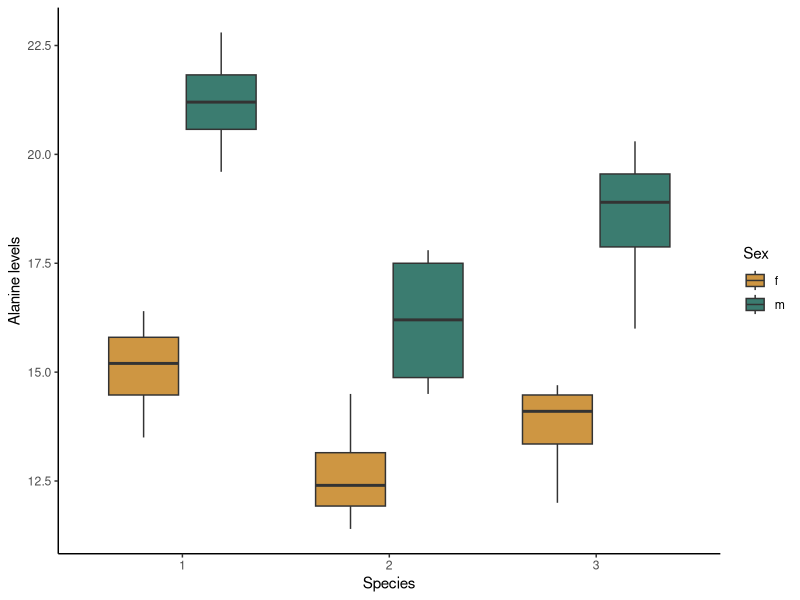
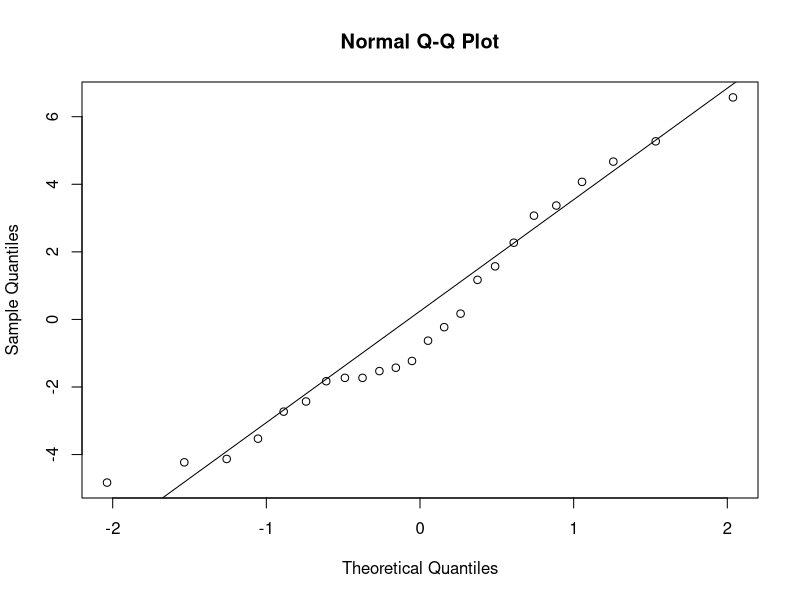
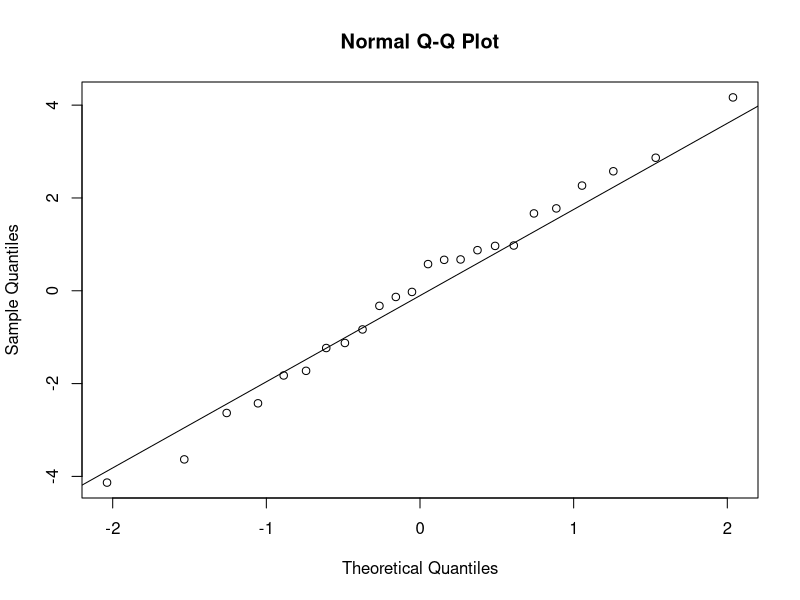
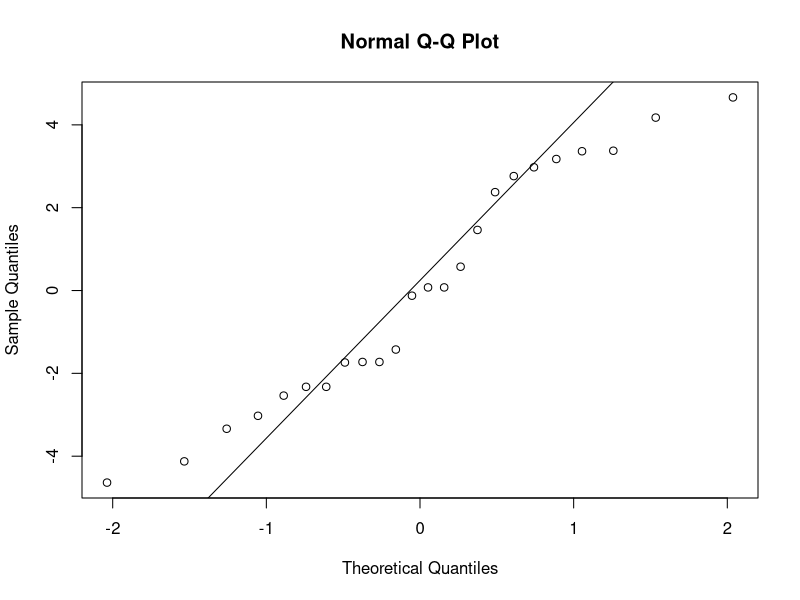
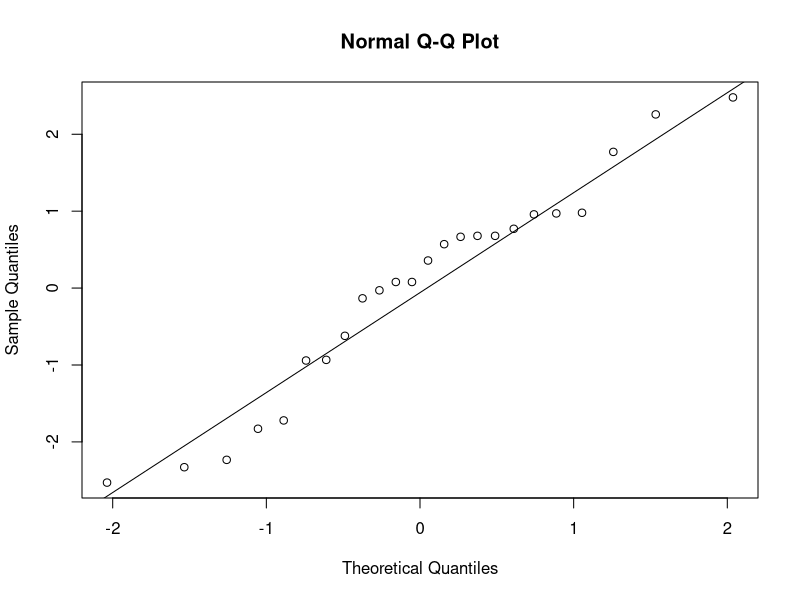
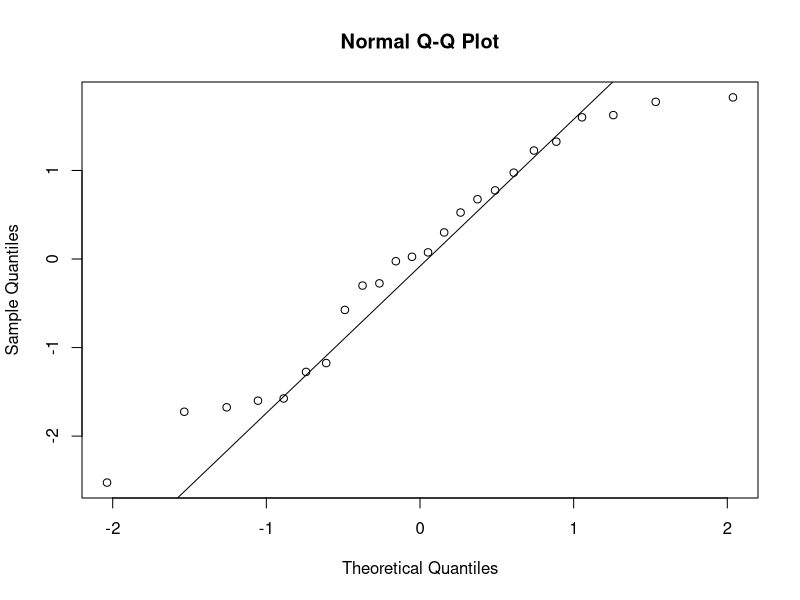
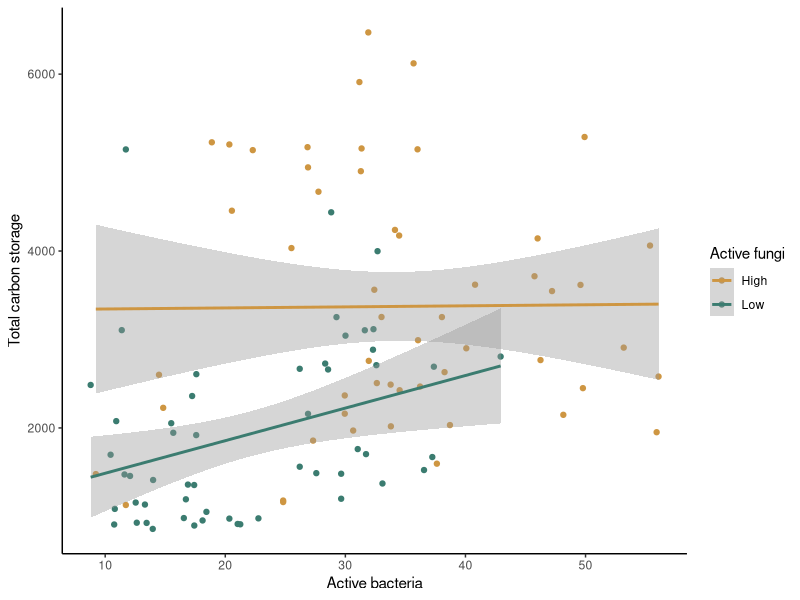
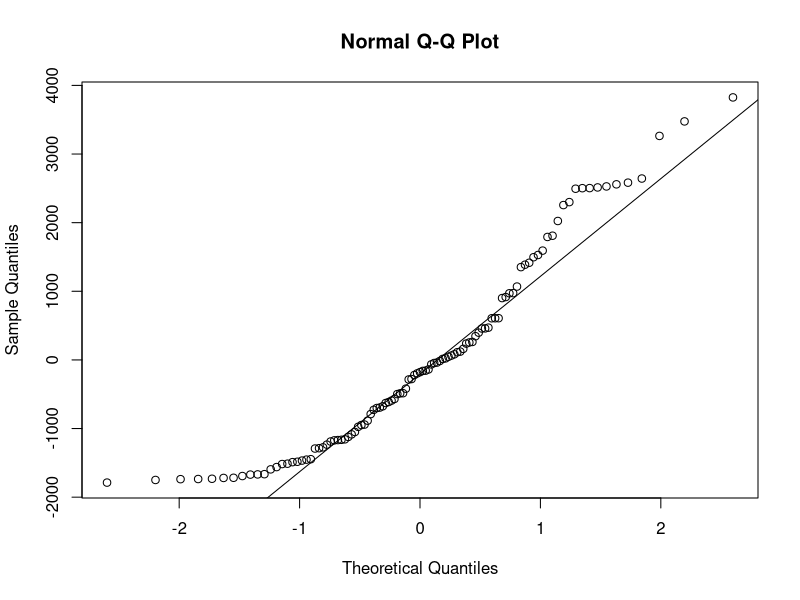

R code for these plots, in order: (Note: this script raises an error after producing the figures.)
## ---- chunk 1
knitr::opts_chunk$set(echo = TRUE)
## ---- chunk 2
mill <- read.csv("millipedes.csv")
mill$species <- as.factor(mill$species)
## ---- chunk 3
library(ggplot2)
ggplot(mill, aes(x=species, y=Alanine, fill=sex)) +
  geom_boxplot() +
  scale_fill_manual(values=c("#ce9642","#3b7c70")) +
  labs(x="Species", y="Alanine levels", fill = "Sex") +
  theme_classic()
## ---- chunk 4
mill_null <- lm(Alanine ~ 1, data = mill)
mill_sex <- lm(Alanine ~ sex, data = mill)
mill_species <- lm(Alanine ~ species, data = mill)
mill_both <- lm(Alanine ~ sex + species, data = mill)
mill_int <- lm(Alanine ~ sex*species, data = mill)
## ---- chunk 5
resid_null <- resid(mill_null)
resid_sex <- resid(mill_sex)
resid_species <- resid(mill_species)
resid_both <- resid(mill_both)
resid_int <- resid(mill_int)
## ---- chunk 6
qqnorm(resid_null)
qqline(resid_null)

qqnorm(resid_sex)
qqline(resid_sex)

qqnorm(resid_species)
qqline(resid_species)

qqnorm(resid_both)
qqline(resid_both)

qqnorm(resid_int)
qqline(resid_int)
## ---- chunk 7
AIC(mill_null,mill_sex,mill_species,mill_both,mill_int)
## ---- chunk 8
carbon <- read.csv("carbon.csv")
## ---- chunk 9
library(tidyverse)

med <- median(carbon$Active_Fungi)
carbon <- mutate(carbon,Fungi_cat = ifelse(Active_Fungi > med, "High", "Low"))
## ---- chunk 10
ggplot(data=carbon, aes(x=Active_Bacteria,y=Tc,color=Fungi_cat)) +
  geom_point() +
  geom_smooth(method="lm") +
  scale_color_manual(values=c("#ce9642","#3b7c70")) +
  labs(x="Active bacteria", y="Total carbon storage",color="Active fungi") +
  theme_classic()
## ---- chunk 11
carbon_null <- lm(Tc ~ 1, data = carbon)
carbon_bac <- lm(Tc ~ Active_Bacteria, data = carbon)
carbon_fungi <- lm(Tc ~ Active_Fungi, data = carbon)
carbon_both <- lm(Tc ~ Active_Bacteria + Active_Fungi, data = carbon)
carbon_int <- lm(Tc ~ Active_Bacteria*Active_Fungi, data = carbon)
## ---- chunk 12
resid_null_carbon <- resid(carbon_null)
resid_bac_carbon <- resid(carbon_bac)
resid_fungi_carbon <- resid(carbon_fungi)
resid_both_carbon <- resid(carbon_both)
resid_int_carbon <- resid(carbon_int)
## ---- chunk 13
qqnorm(resid_null_carbon)
qqline(resid_null_carbon)

qqnorm(resid_bac_carbon)
qqline(resid_bac_carbon)

qqnorm(resid_fungi_carbon)
qqline(resid_fungi_carbon)

qqnorm(resid_both_carbon)
qqline(resid_both_carbon)

qqnorm(resid_int_carbon)
qqline(resid_int_carbon)
## ---- chunk 14
carbon_null <- lm(log(Tc) ~ 1, data = carbon)
carbon_bac <- lm(log(Tc) ~ Active_Bacteria, data = carbon)
carbon_fungi <- lm(log(Tc) ~ Active_Fungi, data = carbon)
carbon_both <- lm(log(Tc) ~ Active_Bacteria + Active_Fungi, data = carbon)
carbon_int <- lm(log(Tc) ~ Active_Bacteria*Active_Fungi, data = carbon)
## ---- chunk 15
resid_null_carbon <- resid(carbon_null)
resid_bac_carbon <- resid(carbon_bac)
resid_fungi_carbon <- resid(carbon_fungi)
resid_both_carbon <- resid(carbon_both)
resid_int_carbon <- resid(carbon_int)
## ---- chunk 16
qqnorm(resid_null_carbon)
qqline(resid_null_carbon)

qqnorm(resid_bac_carbon)
qqline(resid_bac_carbon)

qqnorm(resid_fungi_carbon)
qqline(resid_fungi_carbon)

qqnorm(resid_both_carbon)
qqline(resid_both_carbon)

qqnorm(resid_int_carbon)
qqline(resid_int_carbon)
## ---- chunk 17
AIC(carbon_null,carbon_bac,carbon_fungi,carbon_both,carbon_int)
## ---- chunk 18
butterfly <- read.csv("butterfly.csv")
## ---- chunk 19
ggplot(data=butterfly, aes(x=Temp,y=Endurance,color=Genotype)) +
  geom_point() +
  geom_smooth(method="lm") +
  scale_color_manual(values=c("#ce9642","#3b7c70","#3b3a3e")) +
  labs(x="Temperature") +
  theme_classic()
## ---- chunk 20
butter_null <- lm(Endurance ~ 1, data=butterfly)
butter_temp <- lm(Endurance ~ Temp, data=butterfly)
butter_geno <- lm(Endurance ~ Genotype, data=butterfly)
butter_both <- lm(Endurance ~ Temp + Genotype, data=butterfly)
butter_int <- lm(Endurance ~ Temp*Genotype, data=butterfly)
## ---- chunk 21
resid_null_butter <- resid(butter_null)
resid_temp_butter <- resid(butter_temp)
resid_geno_butter <- resid(butter_geno)
resid_both_butter <- resid(butter_both)
resid_int_butter <- resid(butter_int)
## ---- chunk 22
qqnorm(resid_null_butter)
qqline(resid_null_butter)

qqnorm(resid_temp_butter)
qqline(resid_temp_butter)

qqnorm(resid_geno_butter)
qqline(resid_geno_butter)

qqnorm(resid_both_butter)
qqline(resid_both_butter)

qqnorm(resid_int_butter)
qqline(resid_int_butter)
## ---- chunk 23
AIC(butter_null,butter_temp,butter_geno,butter_both,butter_int)
## ---- chunk 24
plant_both <- lm(tot_cover ~ Mean_tempC + Max_tempC, plant)
plant_int <- lm(tot_cover ~ Mean_tempC * Max_tempC, plant)
## ---- chunk 25
summary(plant_int)
## ---- chunk 26
AIC(plant_null, plant_mean, plant_max, plant_both, plant_int)
## ---- chunk 27
library(tidyverse)

med <- median(plant$Max_tempC)
plant <- mutate(plant,MaxT_cat = ifelse(Max_tempC > med, "High", "Low"))
## ---- chunk 28
ggplot(data=plant, aes(x=Mean_tempC,y=tot_cover,color=MaxT_cat)) +
  geom_point() +
  geom_smooth(method="lm") +
  scale_color_manual(values=c("#ce9642","#3b7c70")) +
  labs(x="Mean temperature", y="Total plant cover",color="Maximum temperature") +
  theme_classic()
